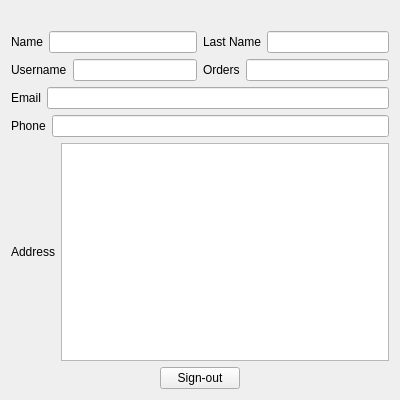
<?xml version="1.0" encoding="UTF-8"?>
<ui version="4.0">
 <class>Form</class>
 <widget class="QWidget" name="Form">
  <property name="geometry">
   <rect>
    <x>0</x>
    <y>0</y>
    <width>400</width>
    <height>400</height>
   </rect>
  </property>
  <property name="minimumSize">
   <size>
    <width>400</width>
    <height>400</height>
   </size>
  </property>
  <property name="maximumSize">
   <size>
    <width>500</width>
    <height>500</height>
   </size>
  </property>
  <property name="windowTitle">
   <string>Profile</string>
  </property>
  <layout class="QVBoxLayout" name="verticalLayout">
   <item>
    <widget class="QLabel" name="profile_logo">
     <property name="text">
      <string/>
     </property>
     <property name="pixmap">
      <pixmap resource="source.qrc">:/images/images/d/user-profile-96.png</pixmap>
     </property>
     <property name="alignment">
      <set>Qt::AlignCenter</set>
     </property>
    </widget>
   </item>
   <item>
    <layout class="QHBoxLayout" name="horizontalLayout_3">
     <item>
      <layout class="QHBoxLayout" name="horizontalLayout">
       <item>
        <widget class="QLabel" name="name_label">
         <property name="text">
          <string>Name</string>
         </property>
        </widget>
       </item>
       <item>
        <widget class="QLineEdit" name="name_input">
         <property name="readOnly">
          <bool>true</bool>
         </property>
        </widget>
       </item>
      </layout>
     </item>
     <item>
      <layout class="QHBoxLayout" name="horizontalLayout_2">
       <item>
        <widget class="QLabel" name="last_name_label">
         <property name="text">
          <string>Last Name</string>
         </property>
        </widget>
       </item>
       <item>
        <widget class="QLineEdit" name="last_name_input">
         <property name="readOnly">
          <bool>true</bool>
         </property>
        </widget>
       </item>
      </layout>
     </item>
    </layout>
   </item>
   <item>
    <layout class="QHBoxLayout" name="horizontalLayout_10">
     <item>
      <layout class="QHBoxLayout" name="horizontalLayout_8">
       <item>
        <widget class="QLabel" name="username_label">
         <property name="text">
          <string>Username</string>
         </property>
        </widget>
       </item>
       <item>
        <widget class="QLineEdit" name="username_input">
         <property name="readOnly">
          <bool>true</bool>
         </property>
        </widget>
       </item>
      </layout>
     </item>
     <item>
      <layout class="QHBoxLayout" name="horizontalLayout_9">
       <item>
        <widget class="QLabel" name="orders_count_label">
         <property name="text">
          <string>Orders</string>
         </property>
        </widget>
       </item>
       <item>
        <widget class="QLineEdit" name="orders_count_input">
         <property name="readOnly">
          <bool>true</bool>
         </property>
        </widget>
       </item>
      </layout>
     </item>
    </layout>
   </item>
   <item>
    <layout class="QHBoxLayout" name="horizontalLayout_4">
     <item>
      <widget class="QLabel" name="email_label">
       <property name="text">
        <string>Email</string>
       </property>
      </widget>
     </item>
     <item>
      <widget class="QLineEdit" name="email_input">
       <property name="readOnly">
        <bool>true</bool>
       </property>
      </widget>
     </item>
    </layout>
   </item>
   <item>
    <layout class="QHBoxLayout" name="horizontalLayout_6">
     <item>
      <widget class="QLabel" name="phone_label">
       <property name="text">
        <string>Phone</string>
       </property>
      </widget>
     </item>
     <item>
      <widget class="QLineEdit" name="phone_input">
       <property name="readOnly">
        <bool>true</bool>
       </property>
      </widget>
     </item>
    </layout>
   </item>
   <item>
    <layout class="QHBoxLayout" name="horizontalLayout_7">
     <item>
      <widget class="QLabel" name="address_label">
       <property name="text">
        <string>Address</string>
       </property>
      </widget>
     </item>
     <item>
      <widget class="QPlainTextEdit" name="address_plain_text">
       <property name="readOnly">
        <bool>true</bool>
       </property>
      </widget>
     </item>
    </layout>
   </item>
   <item>
    <layout class="QGridLayout" name="gridLayout">
     <item row="0" column="0">
      <spacer name="horizontalSpacer_2">
       <property name="orientation">
        <enum>Qt::Horizontal</enum>
       </property>
       <property name="sizeHint" stdset="0">
        <size>
         <width>40</width>
         <height>20</height>
        </size>
       </property>
      </spacer>
     </item>
     <item row="0" column="1">
      <widget class="QPushButton" name="sign_out">
       <property name="text">
        <string>Sign-out</string>
       </property>
      </widget>
     </item>
     <item row="0" column="2">
      <spacer name="horizontalSpacer">
       <property name="orientation">
        <enum>Qt::Horizontal</enum>
       </property>
       <property name="sizeHint" stdset="0">
        <size>
         <width>40</width>
         <height>20</height>
        </size>
       </property>
      </spacer>
     </item>
    </layout>
   </item>
  </layout>
 </widget>
 <resources>
  <include location="source.qrc"/>
 </resources>
 <connections/>
</ui>
